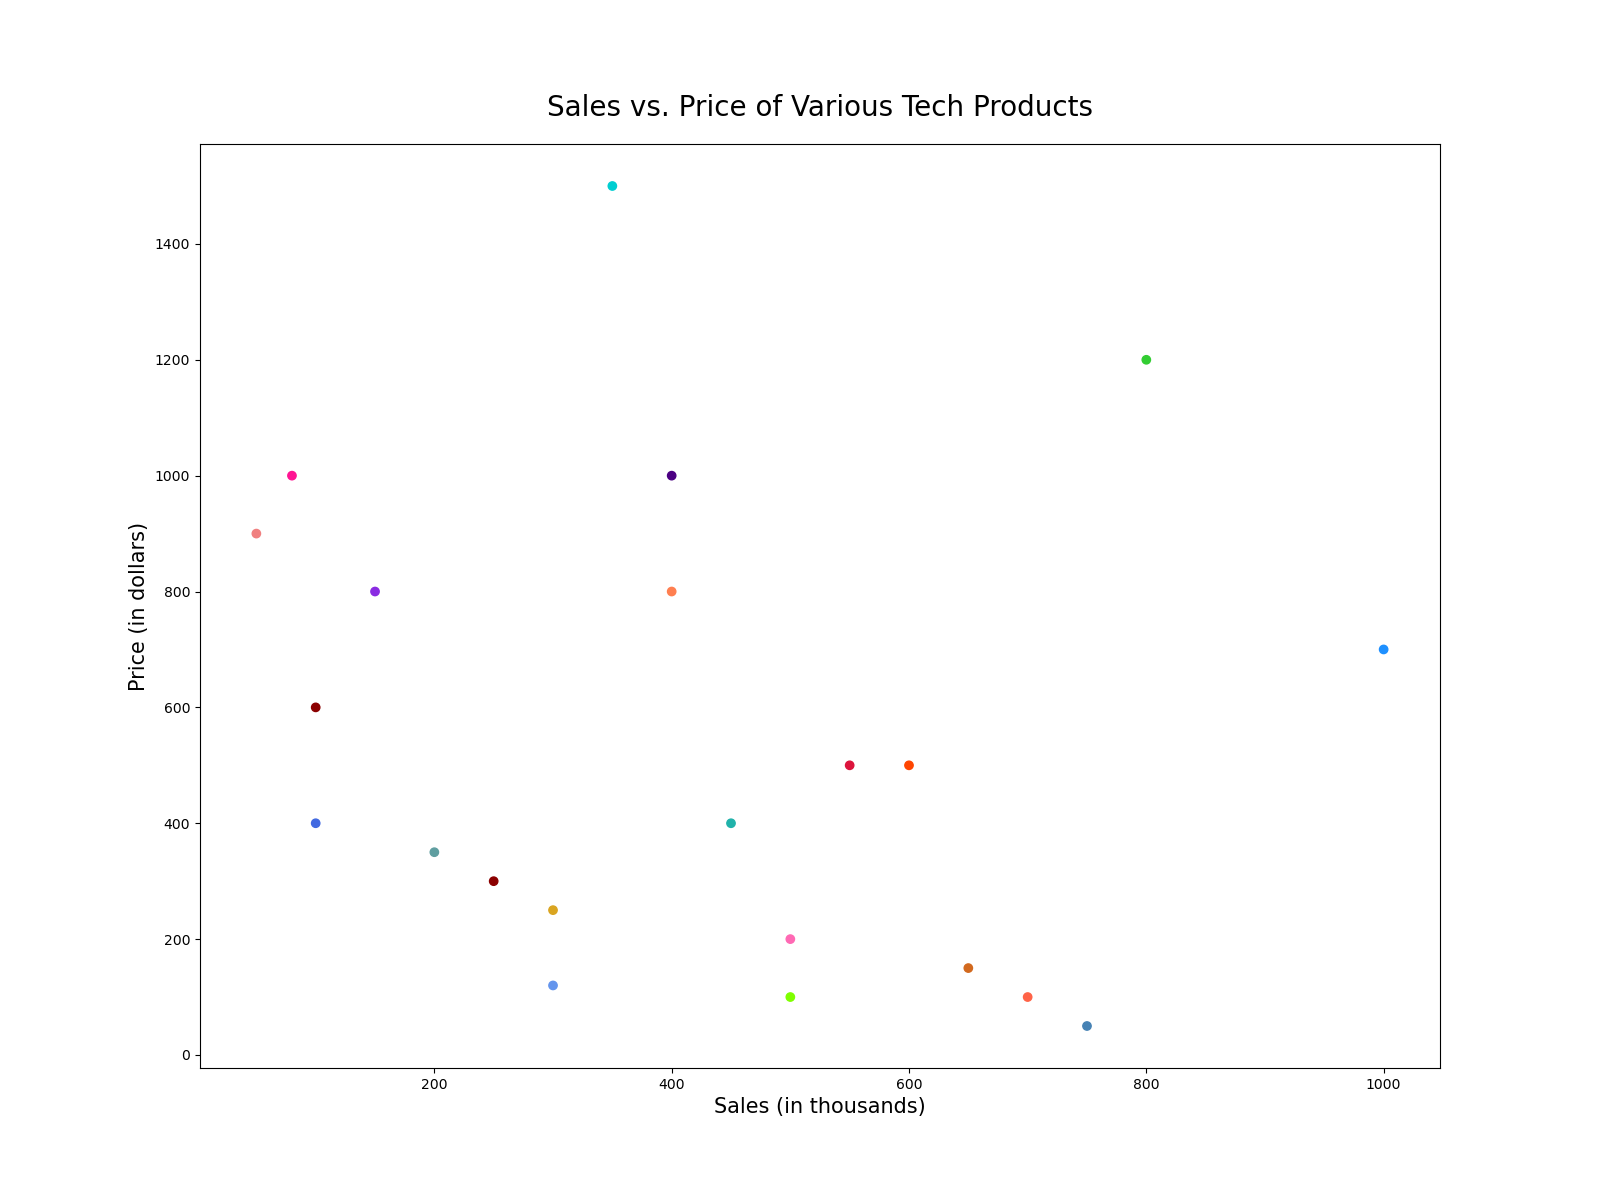

Reproduce this figure in Python.

import matplotlib.pyplot as plt

# Data
instrument = ["Smartphone", "Laptop", "Tablet", "Smartwatch", "Desktop", 
              "Headphones", "Camera", "Printer", "Monitor", "Keyboard", 
              "Mouse", "Speaker", "Drone", "SmartHomeDevice", "FitnessTracker", 
              "GameConsole", "TV", "VRHeadset", "EReader", "SmartGlasses", 
              "Projector", "3DPrinter"]
sales = [1000, 800, 600, 300, 400, 
         500, 350, 250, 450, 700, 
         750, 650, 150, 200, 500, 
         550, 400, 100, 300, 50, 
         100, 80]
price = [700, 1200, 500, 250, 1000, 
         200, 1500, 300, 400, 100, 
         50, 150, 800, 350, 100, 
         500, 800, 600, 120, 900, 
         400, 1000]

# Create figure and axis objects
fig, ax = plt.subplots(figsize=(16, 12))

# Scatter plot
ax.scatter(sales, price, color=["#1E90FF", "#32CD32", "#FF4500", "#DAA520", "#4B0082", 
                                "#FF69B4", "#00CED1", "#8B0000", "#20B2AA", "#FF6347", 
                                "#4682B4", "#D2691E", "#8A2BE2", "#5F9EA0", "#7FFF00", 
                                "#DC143C", "#FF7F50", "#8B0000", "#6495ED", "#F08080", 
                                "#4169E1", "#FF1493"])

# Title and labels
plt.title('Sales vs. Price of Various Tech Products', fontsize=20, pad=20)
plt.xlabel('Sales (in thousands)', fontsize=15)
plt.ylabel('Price (in dollars)', fontsize=15)

# Show plot
plt.show()
